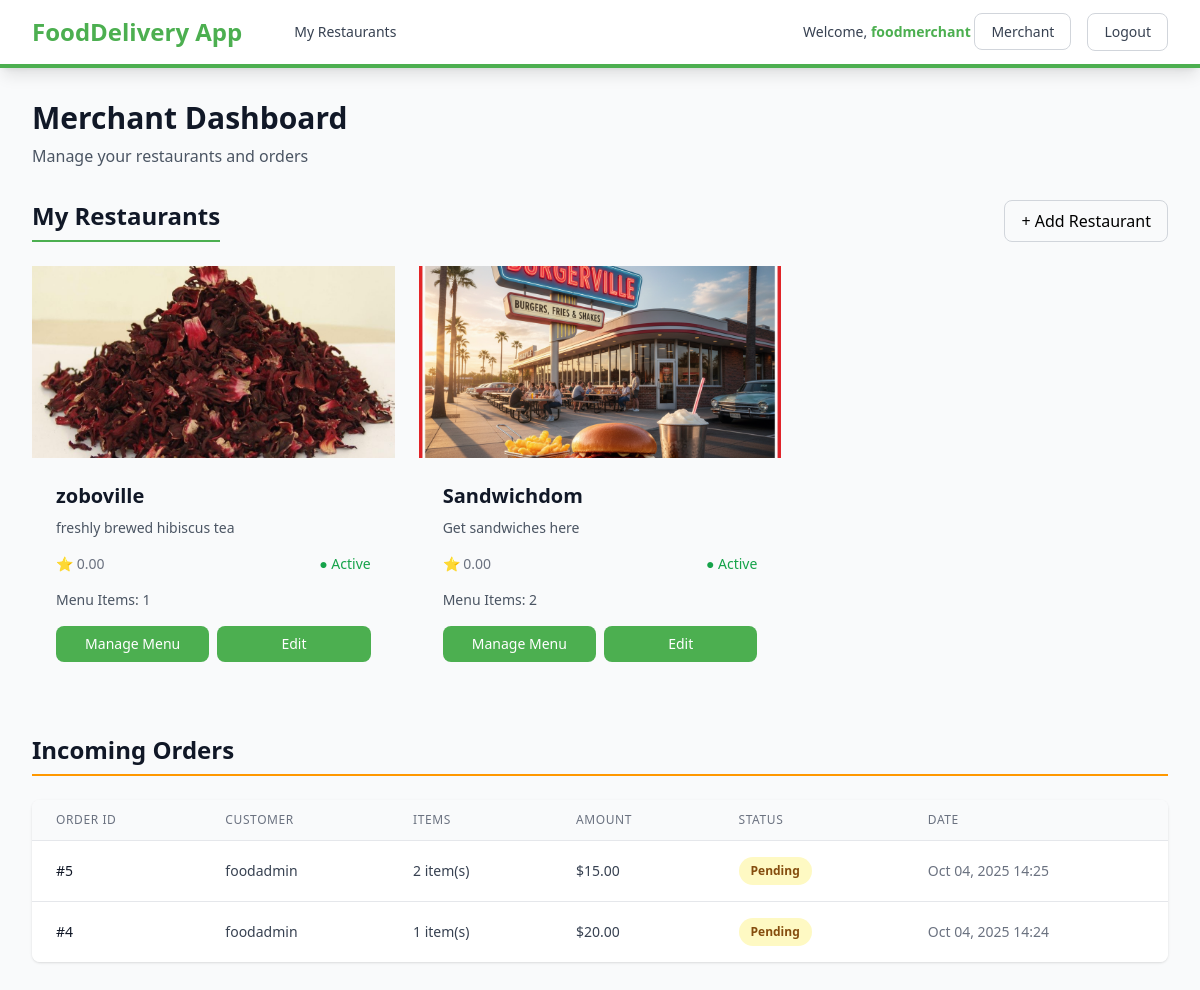
Screenshot of /dashboard/merchant/ (signed in) with the database file from the repository.
### users/models.py (models this page shows, shortened)
class User(AbstractUser):
    ROLE_CHOICES = [
        ('customer', 'Customer'),
        ('driver', 'Driver'),
        ('merchant', 'Merchant'),
        ('admin', 'Admin'),
    ]
    role = models.CharField(max_length=20, choices=ROLE_CHOICES, default='customer')
    phone_number = models.CharField(max_length=15, blank=True, null=True)
    address = models.TextField(blank=True, null=True)
    is_verified = models.BooleanField(default=False)
    created_at = models.DateTimeField(auto_now_add=True)
    updated_at = models.DateTimeField(auto_now=True)
    class Meta:
        db_table = 'users'
        verbose_name = 'User'
        verbose_name_plural = 'Users'

### restaurants/models.py (models this page shows, shortened)
class Restaurant(models.Model):
    merchant = models.ForeignKey(
        settings.AUTH_USER_MODEL,
        on_delete=models.CASCADE,
        limit_choices_to={'role': 'merchant'},
        related_name='restaurants'
    )
    name = models.CharField(max_length=200)
    description = models.TextField()
    address = models.TextField()
    phone_number = models.CharField(max_length=15)
    image = models.ImageField(upload_to='restaurants/', blank=True, null=True)
    is_active = models.BooleanField(default=True)
    rating = models.DecimalField(max_digits=3, decimal_places=2, default=0.00)
    created_at = models.DateTimeField(auto_now_add=True)
    updated_at = models.DateTimeField(auto_now=True)
    class Meta:
        db_table = 'restaurants'
        ordering = ['-created_at']

### orders/models.py (models this page shows, shortened)
class Order(models.Model):
    STATUS_CHOICES = [
        ('pending', 'Pending'),
        ('accepted', 'Accepted'),
        ('in_transit', 'In Transit'),
        ('delivered', 'Delivered'),
        ('cancelled', 'Cancelled'),
    ]
    customer = models.ForeignKey(
        settings.AUTH_USER_MODEL,
        on_delete=models.CASCADE,
        limit_choices_to={'role': 'customer'},
        related_name='customer_orders'
    )
    restaurant = models.ForeignKey(
        Restaurant,
        on_delete=models.CASCADE,
        related_name='orders'
    )
    driver = models.ForeignKey(
        settings.AUTH_USER_MODEL,
        on_delete=models.SET_NULL,
        limit_choices_to={'role': 'driver'},
        related_name='driver_orders',
        null=True,
        blank=True
    )
    status = models.CharField(max_length=20, choices=STATUS_CHOICES, default='pending')
    delivery_address = models.TextField()
    total_amount = models.DecimalField(max_digits=10, decimal_places=2)
    notes = models.TextField(blank=True, null=True)
    created_at = models.DateTimeField(auto_now_add=True)
    updated_at = models.DateTimeField(auto_now=True)
    class Meta:
        db_table = 'orders'
        ordering = ['-created_at']

### dashboard/views.py (the view)
# urls.py: path('merchant/', views.merchant_dashboard, name='merchant_dashboard'),
@login_required
def merchant_dashboard(request):
    if request.user.role != 'merchant':
        messages.error(request, 'Access denied')
        return redirect('dashboard')
    restaurants = Restaurant.objects.filter(merchant=request.user)
    orders = Order.objects.filter(restaurant__merchant=request.user).order_by('-created_at')
    context = {
        'restaurants': restaurants,
        'orders': orders,
    }
    return render(request, 'dashboard/merchant_dashboard.html', context)

### templates/dashboard/merchant_dashboard.html (shortened to what this page needs)
{% extends 'base.html' %}
{% block content %}
<div class="max-w-7xl mx-auto px-4 sm:px-6 lg:px-8 py-8">
    <div class="mb-8">
        <h1 class="text-3xl font-bold text-gray-900">Merchant Dashboard</h1>
        <p class="mt-2 text-gray-600">Manage your restaurants and orders</p>
    </div>
    <div class="mb-12">
        <div class="flex justify-between items-center mb-6">
            <h2 class="text-2xl font-bold text-gray-900 border-b-2 border-leafy-green pb-2">My Restaurants</h2>
            <a href="{% url 'create_restaurant' %}" class="btn-primary border border-gray-300 px-4 py-2 hover:bg-leafy-green rounded-lg">
                + Add Restaurant
            </a>
        </div>
        <div class="grid grid-cols-1 md:grid-cols-2 lg:grid-cols-3 gap-6">
            {% for restaurant in restaurants %}
            <div class="card">
                {% if restaurant.image %}
                <img src="{{ restaurant.image.url }}" alt="{{ restaurant.name }}" class="w-full h-48 object-cover">
                {% else %}
                <div class="w-full h-48 bg-gradient-to-br from-leafy-green to-carrot-orange flex items-center justify-center">
                    <span class="text-white text-6xl font-bold">{{ restaurant.name|slice:":1" }}</span>
                </div>
                {% endif %}
                <div class="p-6">
                    <h3 class="text-xl font-bold text-gray-900 mb-2">{{ restaurant.name }}</h3>
                    <p class="text-gray-600 text-sm mb-4">{{ restaurant.description|truncatewords:20 }}</p>
                    <div class="flex items-center justify-between text-sm text-gray-500 mb-4">
                        <span>⭐ {{ restaurant.rating }}</span>
                        <span class="{% if restaurant.is_active %}text-green-600{% else %}text-red-600{% endif %}">
                            {% if restaurant.is_active %}● Active{% else %}● Inactive{% endif %}
                        </span>
                    </div>
                    <div class="text-sm text-gray-600 mb-4">
                        Menu Items: {{ restaurant.menu_items.count }}
                    </div>
                    <div class="flex space-x-2">
                        <a href="{% url 'manage_menu' restaurant.id %}" class="flex-1 text-center px-4 py-2 bg-leafy-green hover:bg-leafy-green-dark text-white rounded-lg text-sm font-medium transition duration-200">
                            Manage Menu
                        </a>
                        <a href="{% url 'edit_restaurant' restaurant.id %}" class="flex-1 text-center px-4 py-2 bg-leafy-green hover:bg-blue-600 text-white rounded-lg text-sm font-medium transition duration-200">
                            Edit
                        </a>
                    </div>
                </div>
            </div>
            {% endfor %}
        </div>
    </div>
    <div>
        <h2 class="text-2xl font-bold text-gray-900 mb-6 border-b-2 border-carrot-orange pb-2">Incoming Orders</h2>
        <div class="bg-white rounded-lg shadow overflow-hidden">
            <table class="min-w-full divide-y divide-gray-200">
                <thead class="bg-gray-50">
                    <tr>
                        <th class="px-6 py-3 text-left text-xs font-medium text-gray-500 uppercase tracking-wider">Order ID</th>
                        <th class="px-6 py-3 text-left text-xs font-medium text-gray-500 uppercase tracking-wider">Customer</th>
                        <th class="px-6 py-3 text-left text-xs font-medium text-gray-500 uppercase tracking-wider">Items</th>
                        <th class="px-6 py-3 text-left text-xs font-medium text-gray-500 uppercase tracking-wider">Amount</th>
                        <th class="px-6 py-3 text-left text-xs font-medium text-gray-500 uppercase tracking-wider">Status</th>
                        <th class="px-6 py-3 text-left text-xs font-medium text-gray-500 uppercase tracking-wider">Date</th>
                    </tr>
                </thead>
                <tbody class="bg-white divide-y divide-gray-200">
                    {% for order in orders %}
                    <tr class="hover:bg-gray-50">
                        <td class="px-6 py-4 whitespace-nowrap text-sm font-medium text-gray-900">#{{ order.id }}</td>
                        <td class="px-6 py-4 whitespace-nowrap text-sm text-gray-700">{{ order.customer.username }}</td>
                        <td class="px-6 py-4 text-sm text-gray-700">{{ order.items.count }} item(s)</td>
                        <td class="px-6 py-4 whitespace-nowrap text-sm text-gray-700">${{ order.total_amount }}</td>
                        <td class="px-6 py-4 whitespace-nowrap">
                            <span class="px-3 py-1 inline-flex text-xs leading-5 font-semibold rounded-full
                                {% if order.status == 'pending' %}bg-yellow-100 text-yellow-800
                                {% elif order.status == 'accepted' %}bg-blue-100 text-blue-800
                                {% elif order.status == 'in_transit' %}bg-purple-100 text-purple-800
                                {% elif order.status == 'delivered' %}bg-green-100 text-green-800
                                {% elif order.status == 'cancelled' %}bg-red-100 text-red-800
                                {% endif %}">
                                {{ order.get_status_display }}
                            </span>
                        </td>
                        <td class="px-6 py-4 whitespace-nowrap text-sm text-gray-500">{{ order.created_at|date:"M d, Y H:i" }}</td>
                    </tr>
                    {% empty %}
                    <tr>
                        <td colspan="6" class="px-6 py-8 text-center text-gray-500">No orders yet.</td>
                    </tr>
                    {% endfor %}
                </tbody>
            </table>
        </div>
    </div>
</div>
{% endblock %}

### templates/base.html (shortened to what this page needs)
<!DOCTYPE html>
<html lang="en">
<head>
    <script src="https://cdn.tailwindcss.com"></script>
</head>
<body class="bg-gray-50">
    {% if user.is_authenticated %}
    <nav class="bg-white shadow-lg border-b-4 border-leafy-green">
        <div class="max-w-7xl mx-auto px-4 sm:px-6 lg:px-8">
            <div class="flex justify-between h-16">
                <div class="flex items-center">
                    <a href="{% url 'dashboard' %}" class="text-2xl font-bold text-leafy-green">
                        FoodDelivery App
                    </a>
                    <div class="ml-10 flex items-baseline space-x-4">
                        {% if user.role == 'customer' %}
                        <a href="{% url 'customer_dashboard' %}" class="text-gray-700 hover:text-leafy-green px-3 py-2 rounded-md text-sm font-medium">
                            Browse Restaurants
                        </a>
                        {% elif user.role == 'merchant' %}
                        <a href="{% url 'merchant_dashboard' %}" class="text-gray-700 hover:text-leafy-green px-3 py-2 rounded-md text-sm font-medium">
                            My Restaurants
                        </a>
                        {% elif user.role == 'driver' %}
                        <a href="{% url 'driver_dashboard' %}" class="text-gray-700 hover:text-leafy-green px-3 py-2 rounded-md text-sm font-medium">
                            My Deliveries
                        </a>
                        {% endif %}
                    </div>
                </div>
                <div class="flex items-center space-x-4">
                    <span class="text-sm text-gray-700">
                        Welcome, <span class="font-semibold text-leafy-green">{{ user.username }}</span>
                        <span class="border border-gray-300 rounded-lg text-gray-700 hover:bg-gray-50 text-black hover:border-leafy-green px-4 py-2 rounded text-sm font-medium transition duration-200">{{ user.role|capfirst }}</span>
                    </span>
                    <a href="{% url 'logout' %}" class="border border-gray-300 rounded-lg text-gray-700 hover:bg-gray-50 text-black hover:border-leafy-green px-4 py-2 rounded text-sm font-medium transition duration-200">
                        Logout
                    </a>
                </div>
            </div>
        </div>
    </nav>
    {% endif %}
    <main class="min-h-screen">
        {% block content %}{% endblock %}
    </main>
</body>
</html>

### templates/base.html (style rules this page uses)
.btn-primary { @apply bg-leafy-green hover:bg-leafy-green-dark text-white font-semibold py-2 px-4 rounded transition duration-200; }
.card { @apply bg-white rounded-lg shadow-md overflow-hidden; }

### rows the page displays
User: username "foodmerchant", role "Merchant"
Restaurant: image (picture), name "zoboville", description "freshly brewed hibiscus tea", rating "0.00", is_active "● Active", menu_items.count "1"
Restaurant: image (picture), name "Sandwichdom", description "Get sandwiches here", rating "0.00", is_active "● Active", menu_items.count "2"
Order: id "5", customer.username "foodadmin", items.count "2", total_amount "15.00", status "Pending", created_at "Oct 04, 2025 14:25"
Order: id "4", customer.username "foodadmin", items.count "1", total_amount "20.00", status "Pending", created_at "Oct 04, 2025 14:24"
